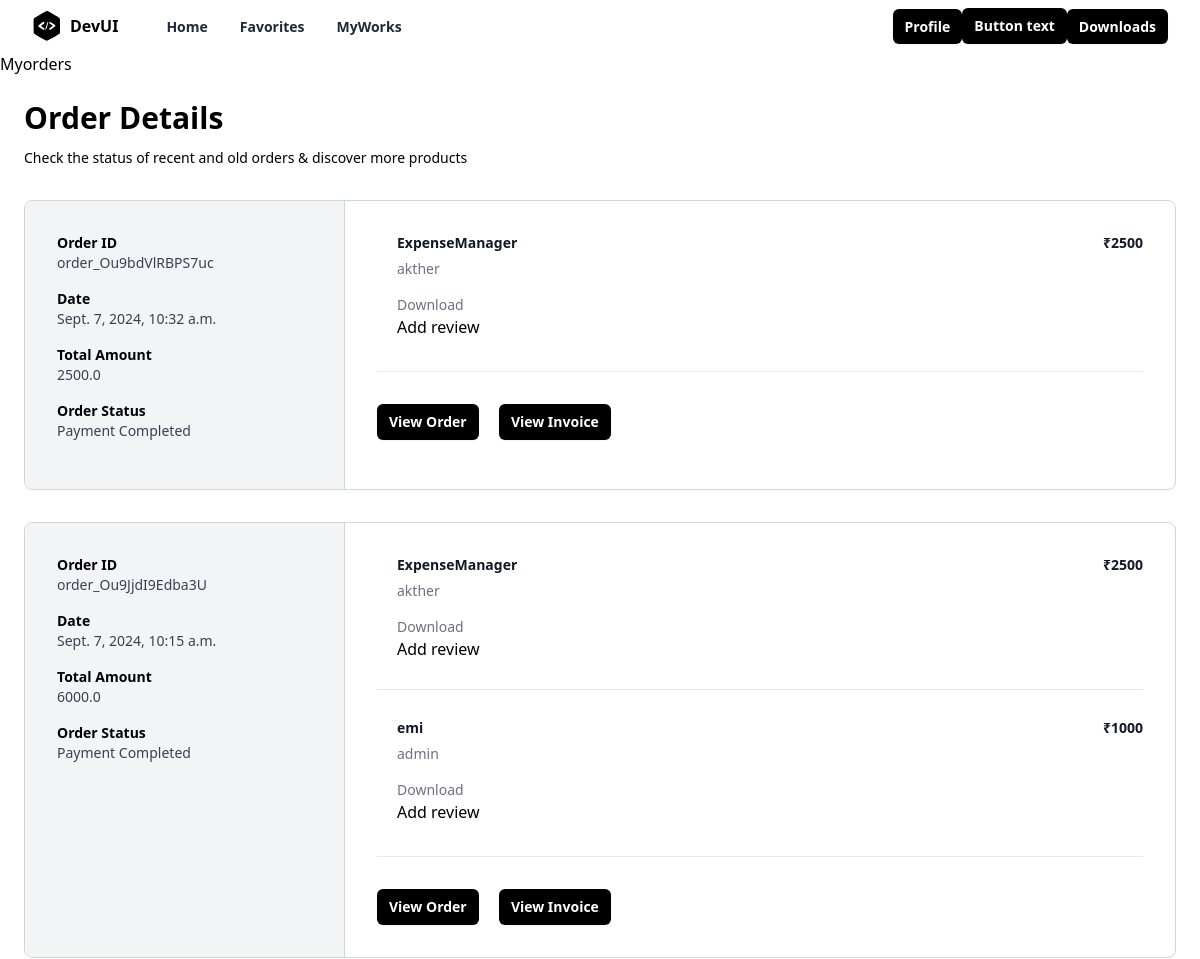
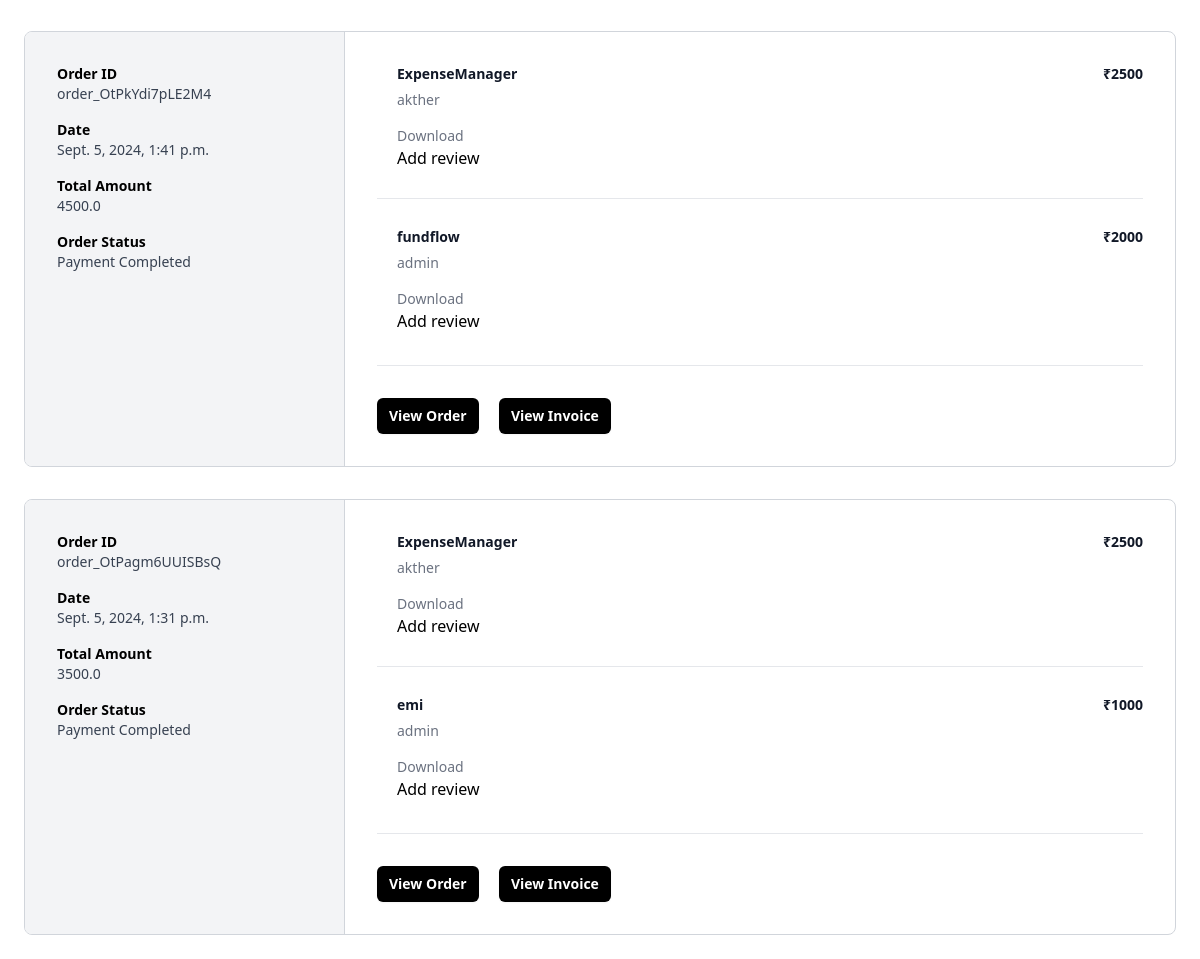
The page /myorder/ (signed in) on the database its author committed (2 pictures, top to bottom).
### store/models.py (models this page shows, shortened)
class OrderSummary(models.Model):
    user_object=models.ForeignKey(User,on_delete=models.CASCADE,related_name="orders")
    project_objects=models.ManyToManyField(Project)
    order_id=models.CharField(max_length=200,null=True)
    is_paid=models.BooleanField(default=False)
    created_date=models.DateTimeField(auto_now_add=True)
    updated_date=models.DateTimeField(auto_now=True)
    is_active=models.BooleanField(default=True)
    total=models.FloatField(null=True)

class Project(models.Model):
    title=models.CharField(max_length=200)
    description=models.TextField()
    tag_objects=models.ManyToManyField(Tag)
    owner=models.ForeignKey(User,on_delete=models.CASCADE,related_name="projects")
    thumbnail=EmbedVideoField()
    price=models.PositiveIntegerField()
    files=models.FileField(upload_to="projects",null=True)
    created_date=models.DateTimeField(auto_now_add=True)
    updated_date=models.DateTimeField(auto_now=True)
    is_active=models.BooleanField(default=True)

### store/views.py (the view)
# urls.py: path("myorder/",views.MyPurchaseView.as_view(),name="myorders"),
class MyPurchaseView(View):
    model=OrderSummary
    context_object_name="orders"
    def get(self,request,*args, **kwargs):
        qs=OrderSummary.objects.filter(user_object=request.user,
                                       is_paid=True).order_by('-created_date')
        return render(request,"store/myordersummary.html",{"orders":qs})

### store/templates/store/myordersummary.html (shortened to what this page needs)
{% extends "store/base.html" %}
{%load embed_video_tags%}
{% block main_block %}
<h1>Myorders</h1>
<div class="mx-auto my-4 max-w-6xl px-2 md:my-6 md:px-0">
    <h2 class="text-3xl font-bold">Order Details</h2>
    <div class="mt-3 text-sm">
      Check the status of recent and old orders &amp; discover more products
    </div>
    {%for o in orders%}
    <div class="mt-8 flex flex-col overflow-hidden rounded-lg border border-gray-300 md:flex-row">
      <div class="w-full border-r border-gray-300 bg-gray-100 md:max-w-xs">
        <div class="p-8">
          <div class="grid grid-cols-2 sm:grid-cols-4 md:grid-cols-1">
            <div class="mb-4">
              <div class="text-sm font-semibold">Order ID</div>
              <div class="text-sm font-medium text-gray-700">{{o.order_id}}</div>
            </div>
            <div class="mb-4">
              <div class="text-sm font-semibold">Date</div>
              <div class="text-sm font-medium text-gray-700">{{o.created_date}}</div>
            </div>
            <div class="mb-4">
              <div class="text-sm font-semibold">Total Amount</div>
              <div class="text-sm font-medium text-gray-700">{{o.total}}</div>
            </div>
            <div class="mb-4">
              <div class="text-sm font-semibold">Order Status</div>
              <div class="text-sm font-medium text-gray-700">
                {%if o.is_paid%}
                    Payment Completed
                {%else%}
                    Payment Pending
                {%endif%}
              </div>
            </div>
          </div>
        </div>
      </div>
      <div class="flex-1">
        <div class="p-8">
          <ul class="-my-7 divide-y divide-gray-200">
            {%for p in o.project_objects.all%}
            <li class="flex flex-col justify-between space-x-5 py-7 md:flex-row">
              <div class="flex flex-1 items-stretch">
                <div class="ml-5 flex flex-col justify-between">
                  <div class="flex-1">
                    <p class="text-sm font-bold text-gray-900">
                      {{p.title}}
                    </p>
                    <p class="mt-1.5 text-sm font-medium text-gray-500">{{p.owner}}</p>
                  </div>
                  <p class="mt-4 text-sm font-medium text-gray-500">
                    {%if o.is_paid%}
                      <a href="{{p.files.url}}" download>Download</a>
                    {%endif%}
                  </p>
                  <p><a href="{%url 'review-add' p.id%}">Add review</a></p>
                </div>
              </div>
              <div class="ml-auto flex flex-col items-end justify-between">
                <p class="text-right text-sm font-bold text-gray-900">₹{{p.price}}</p>
              </div>
            </li>
            {%endfor%}
          </ul>
          <hr class="my-8 border-t border-t-gray-200" />
          <div class="space-x-4">
            <button
              type="button"
              class="rounded-md bg-black px-3 py-2 text-sm font-semibold text-white shadow-sm hover:bg-black/80 focus-visible:outline focus-visible:outline-2 focus-visible:outline-offset-2 focus-visible:outline-black"
            >
              View Order
            </button>
            <button
              type="button"
              class="rounded-md bg-black px-3 py-2 text-sm font-semibold text-white shadow-sm hover:bg-black/80 focus-visible:outline focus-visible:outline-2 focus-visible:outline-offset-2 focus-visible:outline-black"
            >
              View Invoice
            </button>
          </div>
        </div>
      </div>
    </div>
    {%endfor%}
  </div>
{% endblock  %}

### rows shown on the page
OrderSummary: order_id "order_Ou9bdVlRBPS7uc", created_date "Sept. 7, 2024, 10:32 a.m.", total "2500.0", is_paid "Payment Completed"
Project: title "ExpenseManager", owner "akther", price "2500"
OrderSummary: order_id "order_Ou9JjdI9Edba3U", created_date "Sept. 7, 2024, 10:15 a.m.", total "6000.0", is_paid "Payment Completed"
Project: title "emi", owner "admin", price "1000"
OrderSummary: order_id "order_OtPkYdi7pLE2M4", created_date "Sept. 5, 2024, 1:41 p.m.", total "4500.0", is_paid "Payment Completed"
Project: title "fundflow", owner "admin", price "2000"
OrderSummary: order_id "order_OtPagm6UUISBsQ", created_date "Sept. 5, 2024, 1:31 p.m.", total "3500.0", is_paid "Payment Completed"
